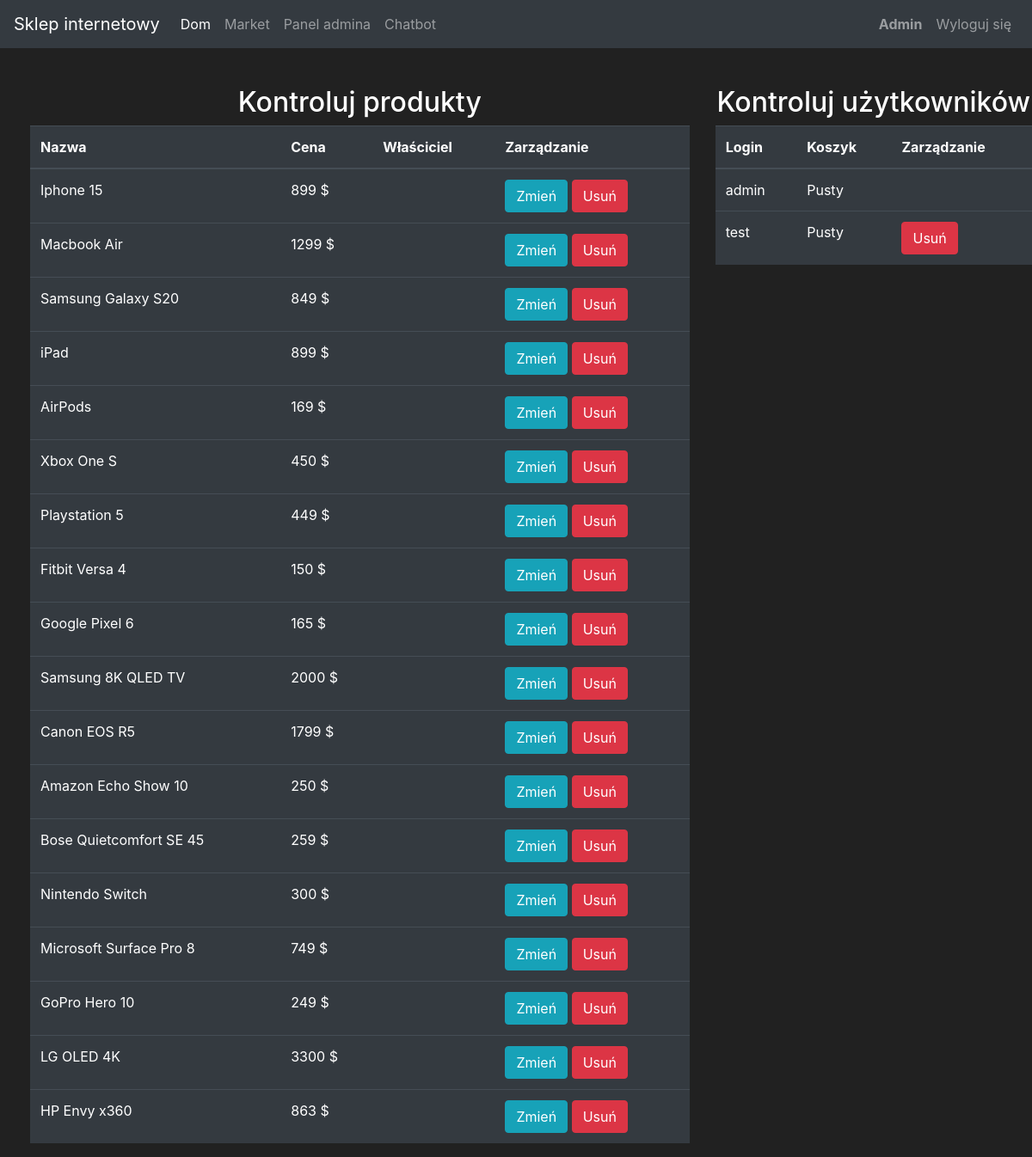
The page /admin (signed in) on the database its author committed.
### Market/models.py (models this page shows, shortened)
class User(db.Model, UserMixin):
    id = db.Column(db.Integer, primary_key=True)
    username = db.Column(db.String(length=30), nullable=False, unique=True)
    email_address = db.Column(db.String(length=50), nullable=False, unique=True)
    password_hash = db.Column(db.String(length=60), nullable=False)
    items = db.relationship('Item', backref='owned_user', lazy=True)
    @property
    def password(self):
        return self.password

class Item(db.Model):
    id = db.Column(db.Integer, primary_key=True)
    name = db.Column(db.String(length=30), nullable=False, unique=True)
    barcode = db.Column(db.String(length=12), nullable=False, unique=True)
    price = db.Column(db.Integer, nullable=False)
    description = db.Column(db.String(length=1024), nullable=False)
    owner = db.Column(db.Integer, db.ForeignKey('user.id'))
    @property
    def prettier_price(self):
            return f'{int(self.price) if self.price == int(self.price) else self.price} $'

### Market/routes.py (the view)
@app.route("/admin")
@login_required
def AdminPage():
    if not current_user.username=='admin':
        flash('Zaloguj się jako admin aby mieć dostęp!', category='danger')
        return redirect(url_for('LoginPage'))
    return render_template('ADMIN.html', title='Admin', users=User.query.all(), items=Item.query.all())

### Market/models.py (called while the page is built)
@login_manager.user_loader
def load_user(user_id):
    return User.query.get(int(user_id))

### Market/templates/admin.html (shortened to what this page needs)
{% extends "base.html" %}
{% block body %}
<div class="row" style="margin-top: 20px; margin-left: 20px;">
    <div class="col-8">
        <h2 style="text-align: center;">Kontroluj produkty</h2>
        <table class="table table-hover table-dark">
            <thead>
                <tr>
                    <th scope="col">Nazwa</th>
                    <th scope="col">Cena</th>
                    <th scope="col">Właściciel</th>
                    <th scope="col">Zarządzanie</th>
                </tr>
            </thead>
            <tbody>
                {% for item in items %}
                <tr>
                    <td>{{ item.name }}</td>
                    <td>{{ item.prettier_price }}</td>
                    <td>{{ item.owned_user.username }}</td>
                    <td>
                        {% if item in owned_items %}
                            <button class="btn btn-outline btn-info" disabled>Zmień</button>
                            <button class="btn btn-outline btn-danger" disabled>Usuń</button>
                        {% else %}
                            <button class="btn btn-outline btn-info" data-toggle="modal" data-target="#UpdateModal-{{ item.id }}">Zmień</button>
                            <button class="btn btn-outline btn-danger" data-toggle="modal" data-target="#DeleteModal-{{ item.id }}">Usuń</button>
                        {% endif %}
                    </td>
                </tr>
                {% endfor %}
            </tbody>
        </table>
    </div>
    <div class="col-4">
        <h2 style="text-align: center;">Kontroluj użytkowników</h2>
        <table class="table table-hover table-dark">
            <thead>
                <tr>
                    <th scope="col">Login</th>
                    <th scope="col">Koszyk</th>
                    <th scope="col">Zarządzanie</th>
                </tr>
            </thead>
            <tbody>
                {% for user in users %}
                <tr>
                    <td>{{ user.username }}</td>
                    <td>{% if user.items.__len__() != 0 %}<strong>{{ user.items.__len__() }}</strong> Przedmiot{% else %}Pusty{% endif %}</td>
                    <td>
                        {% if user.username != 'admin' %}
                        <button class="btn btn-outline btn-danger" data-toggle="modal" data-target="#DeleteUserModal-{{ user.id }}">Usuń</button>
                        {% endif %}
                    </td>
                </tr>
                {% endfor %}
            </tbody>
        </table>
    </div>
</div>
{% endblock %}

### Market/templates/base.html (shortened to what this page needs)
<!DOCTYPE html>
<html lang="en">
<head>
    <link rel="stylesheet" href="https://cdn.jsdelivr.net/npm/bootstrap@4.5.3/dist/css/bootstrap.min.css">
</head>
<body style="background-color: #212121; color: #fff;">
    <nav class="navbar navbar-expand-md navbar-dark bg-dark" style="font: bold;">
		<a class="navbar-brand" href="{{ url_for('HomePage') }}">Sklep internetowy</a>
		<div class="collapse navbar-collapse" id="navbarNav">
			<ul class="navbar-nav mr-auto">
				<li class="nav-item active">
					<a class="nav-link" href="{{ url_for('HomePage') }}">Dom</a>
				</li>
				<li class="nav-item">
					<a class="nav-link" href="{{ url_for('MarketPage') }}">Market</a>
				</li>
				<li class="nav-item">
					<a class="nav-link" href="{{ url_for('AdminPage') }}">Panel admina</a>
				</li>
                <li class="nav-item">
					<a class="nav-link" href="{{ url_for('chatbot') }}">Chatbot</a>
				</li>
			</ul>
            {% if current_user.is_authenticated %}
            <ul class="navbar-nav">
                <li class="nav-item">
                    <a class="nav-link"><b style="text-transform: capitalize;">{{ current_user.username }}</b></a>
                </li>
                <li class="nav-item">
                    <a class="nav-link" href="{{ url_for('LogoutPage') }}">Wyloguj się</a>
                </li>
            </ul>
          {% endif %}
		</div>
	</nav>
    <br>
    {% block body %}{% endblock %}
</body>
</html>

### rows shown on the page
User: username "Admin", username "admin"
Item: name "Iphone 15", prettier_price "899 $"
Item: name "Macbook Air", prettier_price "1299 $"
Item: name "Samsung Galaxy S20", prettier_price "849 $"
Item: name "iPad", prettier_price "899 $"
Item: name "AirPods", prettier_price "169 $"
Item: name "Xbox One S", prettier_price "450 $"
Item: name "Playstation 5", prettier_price "449 $"
Item: name "Fitbit Versa 4", prettier_price "150 $"
Item: name "Google Pixel 6", prettier_price "165 $"
Item: name "Samsung 8K QLED TV", prettier_price "2000 $"
Item: name "Canon EOS R5", prettier_price "1799 $"
Item: name "Amazon Echo Show 10", prettier_price "250 $"
Item: name "Bose Quietcomfort SE 45", prettier_price "259 $"
Item: name "Nintendo Switch", prettier_price "300 $"
Item: name "Microsoft Surface Pro 8", prettier_price "749 $"
Item: name "GoPro Hero 10", prettier_price "249 $"
Item: name "LG OLED 4K", prettier_price "3300 $"
Item: name "HP Envy x360", prettier_price "863 $"
User: username "test"
